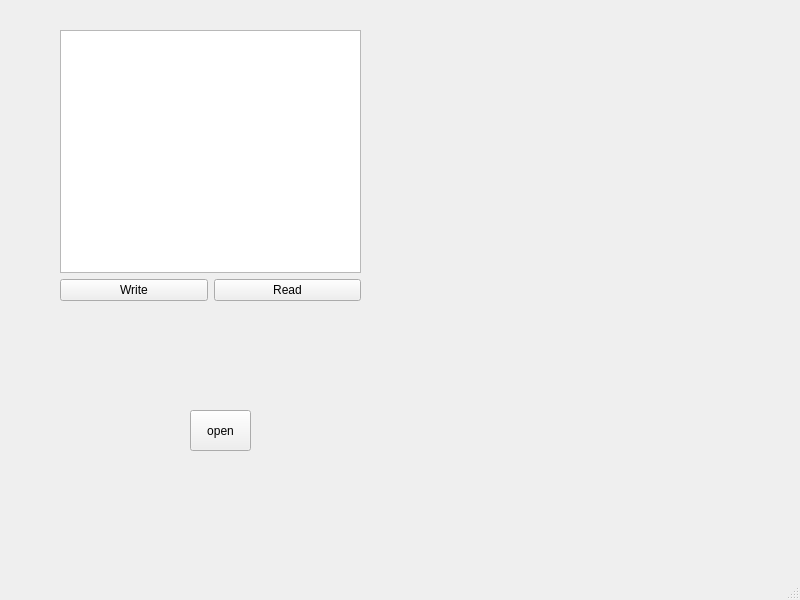
<?xml version="1.0" encoding="UTF-8"?>
<ui version="4.0">
 <class>MainWindow</class>
 <widget class="QMainWindow" name="MainWindow">
  <property name="geometry">
   <rect>
    <x>0</x>
    <y>0</y>
    <width>800</width>
    <height>600</height>
   </rect>
  </property>
  <property name="windowTitle">
   <string>MainWindow</string>
  </property>
  <widget class="QWidget" name="centralwidget">
   <widget class="QPushButton" name="pushButton">
    <property name="geometry">
     <rect>
      <x>190</x>
      <y>410</y>
      <width>61</width>
      <height>41</height>
     </rect>
    </property>
    <property name="text">
     <string>open</string>
    </property>
   </widget>
   <widget class="QWidget" name="gridLayoutWidget">
    <property name="geometry">
     <rect>
      <x>60</x>
      <y>30</y>
      <width>301</width>
      <height>271</height>
     </rect>
    </property>
    <layout class="QGridLayout" name="gridLayout">
     <item row="1" column="0">
      <widget class="QPushButton" name="pushButton_2">
       <property name="text">
        <string>Write</string>
       </property>
      </widget>
     </item>
     <item row="1" column="1">
      <widget class="QPushButton" name="pushButton_3">
       <property name="text">
        <string>Read</string>
       </property>
      </widget>
     </item>
     <item row="0" column="0" colspan="2">
      <widget class="QPlainTextEdit" name="plainTextEdit"/>
     </item>
    </layout>
   </widget>
  </widget>
  <widget class="QMenuBar" name="menubar">
   <property name="geometry">
    <rect>
     <x>0</x>
     <y>0</y>
     <width>800</width>
     <height>26</height>
    </rect>
   </property>
  </widget>
  <widget class="QStatusBar" name="statusbar"/>
 </widget>
 <resources/>
 <connections/>
</ui>
